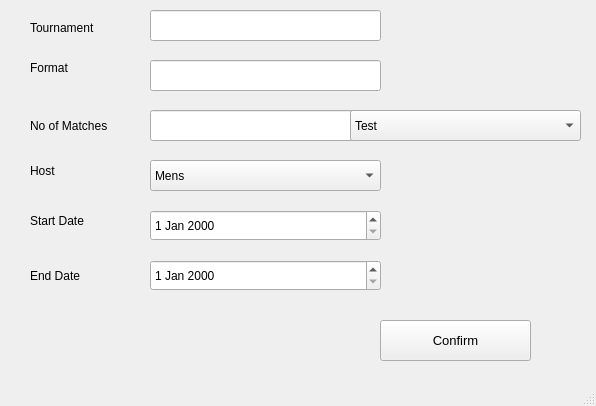
<?xml version="1.0" encoding="UTF-8"?>
<ui version="4.0">
 <class>MainWindow</class>
 <widget class="QMainWindow" name="MainWindow">
  <property name="geometry">
   <rect>
    <x>0</x>
    <y>0</y>
    <width>596</width>
    <height>406</height>
   </rect>
  </property>
  <property name="windowTitle">
   <string>MainWindow</string>
  </property>
  <widget class="QWidget" name="centralwidget">
   <widget class="QLabel" name="label">
    <property name="geometry">
     <rect>
      <x>30</x>
      <y>110</y>
      <width>151</width>
      <height>31</height>
     </rect>
    </property>
    <property name="text">
     <string>No of Matches</string>
    </property>
   </widget>
   <widget class="QLabel" name="label_2">
    <property name="geometry">
     <rect>
      <x>30</x>
      <y>160</y>
      <width>101</width>
      <height>21</height>
     </rect>
    </property>
    <property name="text">
     <string>Host</string>
    </property>
   </widget>
   <widget class="QLabel" name="label_3">
    <property name="geometry">
     <rect>
      <x>30</x>
      <y>210</y>
      <width>91</width>
      <height>21</height>
     </rect>
    </property>
    <property name="text">
     <string>Start Date</string>
    </property>
   </widget>
   <widget class="QLabel" name="label_4">
    <property name="geometry">
     <rect>
      <x>30</x>
      <y>260</y>
      <width>101</width>
      <height>31</height>
     </rect>
    </property>
    <property name="text">
     <string>End Date</string>
    </property>
   </widget>
   <widget class="QLineEdit" name="lineEdit">
    <property name="geometry">
     <rect>
      <x>150</x>
      <y>110</y>
      <width>231</width>
      <height>31</height>
     </rect>
    </property>
   </widget>
   <widget class="QComboBox" name="comboBox">
    <property name="geometry">
     <rect>
      <x>150</x>
      <y>160</y>
      <width>231</width>
      <height>31</height>
     </rect>
    </property>
    <item>
     <property name="text">
      <string>Mens</string>
     </property>
    </item>
    <item>
     <property name="text">
      <string>Womens</string>
     </property>
    </item>
   </widget>
   <widget class="QComboBox" name="comboBox_2">
    <property name="geometry">
     <rect>
      <x>350</x>
      <y>110</y>
      <width>231</width>
      <height>31</height>
     </rect>
    </property>
    <item>
     <property name="text">
      <string>Test</string>
     </property>
    </item>
    <item>
     <property name="text">
      <string>ODI</string>
     </property>
    </item>
    <item>
     <property name="text">
      <string>T20</string>
     </property>
    </item>
    <item>
     <property name="text">
      <string>ALL</string>
     </property>
    </item>
   </widget>
   <widget class="QDateEdit" name="dateEdit">
    <property name="geometry">
     <rect>
      <x>150</x>
      <y>260</y>
      <width>231</width>
      <height>31</height>
     </rect>
    </property>
   </widget>
   <widget class="QPushButton" name="pushButton">
    <property name="geometry">
     <rect>
      <x>380</x>
      <y>320</y>
      <width>151</width>
      <height>41</height>
     </rect>
    </property>
    <property name="font">
     <font>
      <pointsize>10</pointsize>
     </font>
    </property>
    <property name="text">
     <string>Confirm</string>
    </property>
   </widget>
   <widget class="QLabel" name="label_5">
    <property name="geometry">
     <rect>
      <x>30</x>
      <y>20</y>
      <width>131</width>
      <height>16</height>
     </rect>
    </property>
    <property name="text">
     <string>Tournament</string>
    </property>
   </widget>
   <widget class="QLabel" name="label_6">
    <property name="geometry">
     <rect>
      <x>30</x>
      <y>60</y>
      <width>81</width>
      <height>16</height>
     </rect>
    </property>
    <property name="text">
     <string>Format</string>
    </property>
   </widget>
   <widget class="QLineEdit" name="lineEdit_2">
    <property name="geometry">
     <rect>
      <x>150</x>
      <y>10</y>
      <width>231</width>
      <height>31</height>
     </rect>
    </property>
   </widget>
   <widget class="QLineEdit" name="lineEdit_3">
    <property name="geometry">
     <rect>
      <x>150</x>
      <y>60</y>
      <width>231</width>
      <height>31</height>
     </rect>
    </property>
   </widget>
   <widget class="QDateEdit" name="dateEdit_2">
    <property name="geometry">
     <rect>
      <x>150</x>
      <y>210</y>
      <width>231</width>
      <height>31</height>
     </rect>
    </property>
   </widget>
  </widget>
  <widget class="QMenuBar" name="menubar">
   <property name="geometry">
    <rect>
     <x>0</x>
     <y>0</y>
     <width>596</width>
     <height>26</height>
    </rect>
   </property>
  </widget>
  <widget class="QStatusBar" name="statusbar"/>
 </widget>
 <resources/>
 <connections/>
</ui>
